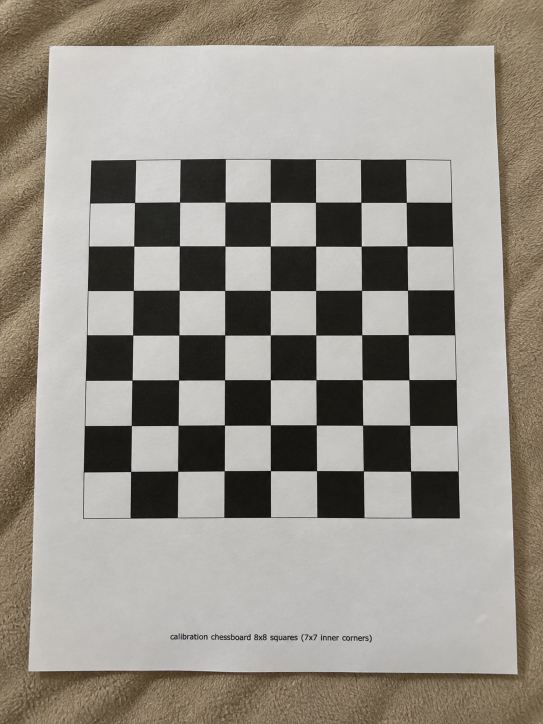
#> input picture ta2/images/1.png, 1086 x 1448 px (shown at 1/2 size); its folder holds only this picture in this run
$ python ta1.py   (older library calls are emulated)
#> lines starting #> are read from the running program, lines starting #| are printed output that depends on the picture
# texture segmentation assignment - Joao Meyer Muhlmann - GRR20232347
from pathlib import Path
import cv2
import numpy as np

IMG_DIR=Path("images")
OUT_DIR=Path("output")
SIZE = 512
WINDOW=32
SCALES=[2,4,8]
ANGLES=[0,22.5,45,67.5,90,112.5,135]
N_GROUPS=4

def load_image(path):
    img = cv2.imread(str(path), cv2.IMREAD_GRAYSCALE) # read img and make it grayscale
#> img: shape (1448, 1086); min 0, max 248, mean 146.9
    if img is None:
        print(f"Not possible to open {path}")
        return
    if img.shape != (SIZE, SIZE):
        img = cv2.resize(img, (SIZE, SIZE))
#> img: shape (512, 512)

    return img

def apply_filters(img):
    img = img.astype(np.float32) / 255.0
    answers = []

    for sigma in SCALES:
        k = int(6 * sigma + 1)
        if k % 2 == 0:
            k+=1

        # 7 gabor filters (texture in different directions)
        for angle in ANGLES:
            theta = np.deg2rad(angle)

            kernel = cv2.getGaborKernel(
                (k,k), # filter size
                sigma, # scale
                theta, # orientation,
                4*sigma, # wave length
                0.5, # filter format
                0,
                ktype = cv2.CV_32F,
            )
            ans = cv2.filter2D(img, cv2.CV_32F, kernel)
            answers.append(np.abs(ans))

        blur = cv2.GaussianBlur(img, (k,k), sigma) # gaussian
        log = cv2.Laplacian(blur, cv2.CV_32F) # laplacian filter
        answers.append(np.abs(log))
#> this loop made 3 passes
#> pass 1, in apply_filters, `log = cv2.Laplacian(blur, cv2.CV_32F)`:
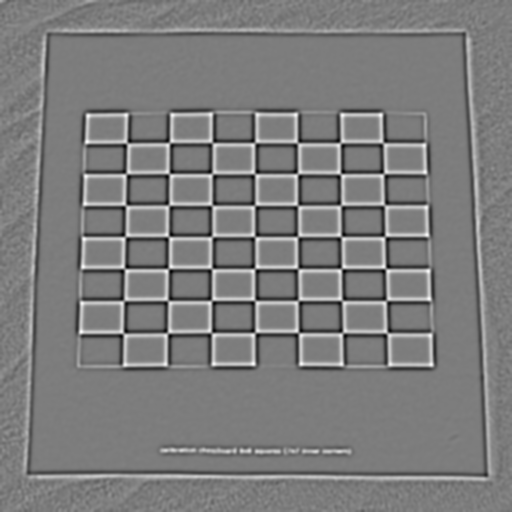
#> log: shape (512, 512) float32; min -0.0635, max 0.0659, mean -2.27e-07; drawn with min black and max white
#> after the loop:
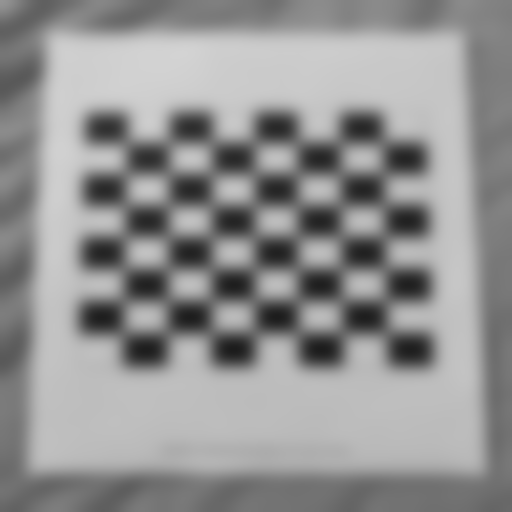
#> blur: shape (512, 512) float32; min 0.11, max 0.829, mean 0.576
#> after the loop, answers = 24 items
    return answers

def extract_vectors(img):
    answers = apply_filters(img)
#> answers = 24 items
    vectors = []

    for y in range(0, SIZE, WINDOW):
        for x in range(0, SIZE, WINDOW):
            vector = []

            for ans in answers: # figure out
                region = ans[y: y + WINDOW, x: x + WINDOW]
                vector.append(np.mean(region))

            vectors.append(vector)
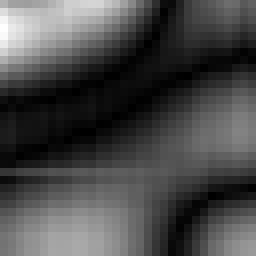
#> region: shape (32, 32) float32 (shown 8 times larger); min 2.68e-07, max 0.000743, mean 0.000214; drawn with min black and max white
#> after the loop, vectors = 256 items
    return np.array(vectors, dtype=np.float32)
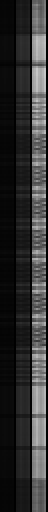
#> returned value: shape (256, 24) float32 (shown 2 times larger); min 2.31e-05, max 199.1, mean 48.7

def create_segmentation(labels):
    # Paint each window according to k-means group
    colors = [
        (255, 0, 0),      # blue
        (0, 255, 0),      # green
        (0, 0, 255),      # red
        (0, 255, 255),    # yellow
        (255, 0, 255),    # purple (magenta actually)
        (255, 255, 0),    # cyan
    ]

    segmentada = np.zeros((SIZE, SIZE, 3), dtype=np.uint8)

    i = 0
    for y in range(0, SIZE, WINDOW):
        for x in range(0, SIZE, WINDOW):
            grupo = int(labels[i])
            segmentada[y:y + WINDOW, x:x + WINDOW] = colors[grupo % len(colors)]
            i += 1

    return segmentada

def main():
    OUT_DIR.mkdir(exist_ok=True)

    extensions = {".jpg", ".jpeg", ".png", ".bmp"}
    archives = sorted(
        p for p in IMG_DIR.iterdir()
        if p.suffix.lower() in extensions
    )
    if not archives:
        print("Place images in directory 'images'")
        return
    if len(archives) < 32:
        print(f"Warning: less than 32 images")

    all_features = []
    images = []

    # feature extraction
    for path in archives:
        image = load_image(path)
        features = extract_vectors(image)

        images.append((path, image, features))
        all_features.append(features)

    # join all img regions
    x = np.vstack(all_features)

    # normalize each of the 24 features (avoids one characteristic dominating distance for having larger numbers)
    mean = x.mean(axis=0)
#> mean = 24 values, max 139.9 at index 22, min 0.00115 at index 23, mean 48.67
    std = x.std(axis=0)
#> std = 24 values, max 35.84 at index 22, min 0.000884 at index 23, mean 12.16
    std[std == 0] = 1
    x = (x - mean) / std
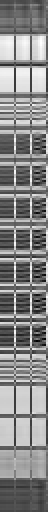
#> x: shape (256, 24) float32 (shown 2 times larger); min -2.24, max 1.95, mean 1.54e-07; drawn with min black and max white
    x = x.astype(np.float32)

    # grouping (uses euclidian distance)

    criteria = (
        cv2.TERM_CRITERIA_EPS + cv2.TERM_CRITERIA_MAX_ITER,
        100,
        0.1,
    )

    cv2.setRNGSeed(42)

    _, labels, _ = cv2.kmeans(
        x,
        N_GROUPS,
        None,
        criteria,
        10,
        cv2.KMEANS_PP_CENTERS,
    )
#> labels = 256 values, max 3 at index 0, min 0 at index 18, mean 1.35

    labels = labels.flatten()

    # segmented img creation
    start = 0

    for path, img, features in images:
        quantity = len(features)
        labels_img = labels[start: start + quantity]
        start += quantity

        segmented = create_segmentation(labels_img)

        colored_img = cv2.cvtColor(img, cv2.COLOR_GRAY2BGR)
        overlay = cv2.addWeighted(colored_img, 0.6, segmented, 0.4, 0)

        name = path.stem
        cv2.imwrite(str(OUT_DIR / f"{name}_segmented.png"), segmented)
        cv2.imwrite(str(OUT_DIR / f"{name}_overlay.png"), overlay)
#> this loop made 1 pass
#> (quantity, start, name) on pass 1: (256, 256, '1')
#> pass 1, in main, `segmented = create_segmentation(labels_img)`:
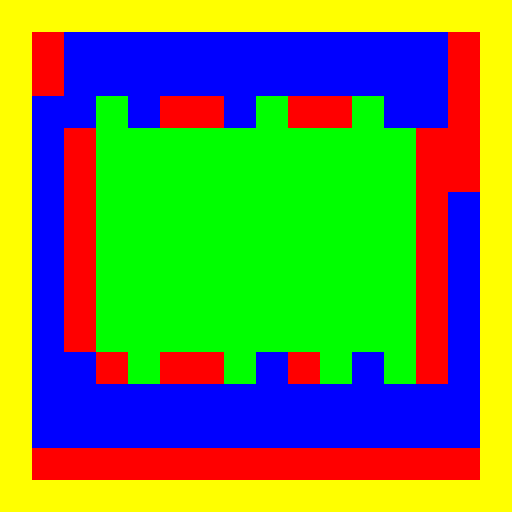
#> segmented: shape (512, 512, 3); mean of channels 0, 1, 2 74.7, 136.5, 103.6; drawn as B, G, R
#> pass 1, in main, `overlay = cv2.addWeighted(colored_img, 0.6, segmented, 0.4, 0)`:
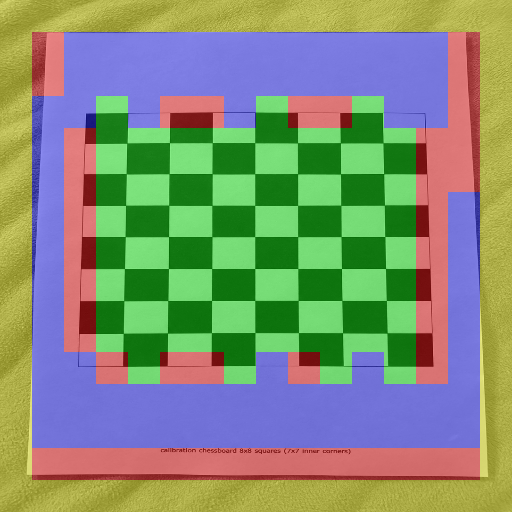
#> overlay: shape (512, 512, 3); mean B, G, R 117.9, 142.6, 129.5
#> after the loop, start = 256

    print()
    print("Done!")
    print("Amount of filters:", len(SCALES) * (len(ANGLES) + 1))
    print("Amount of dimensions: 24")
    print("Results saved in " + str(OUT_DIR))


if __name__ == "__main__":
    main()

$ run again, on ta2/images/4.png
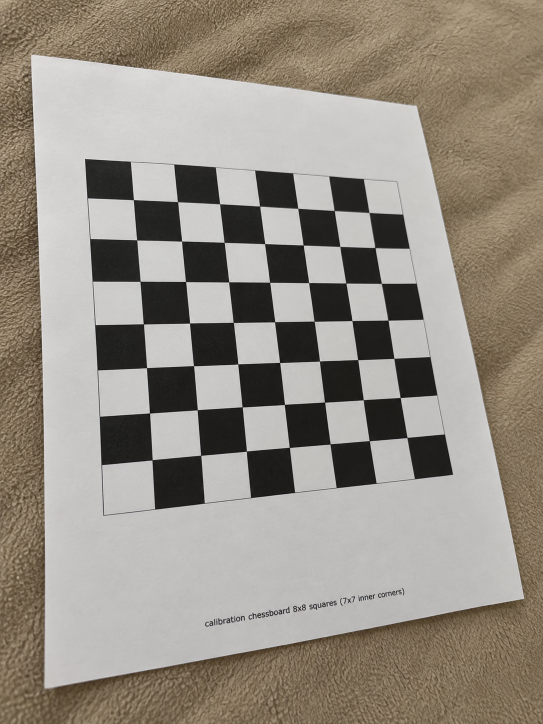
#> input picture ta2/images/4.png, 1086 x 1448 px (shown at 1/2 size)
#> after the loop in apply_filters, `for sigma in SCALES:`:
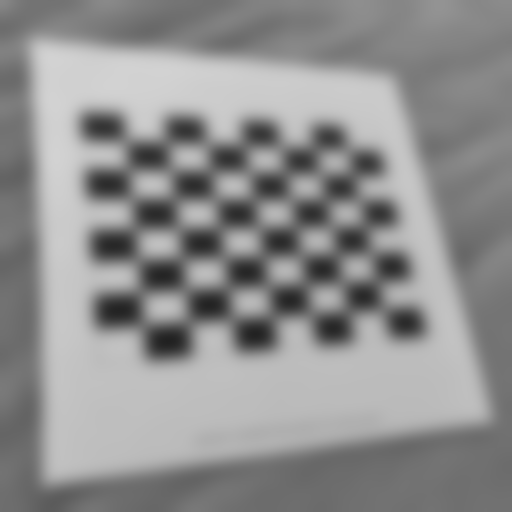
#> blur: shape (512, 512) float32; min 0.132, max 0.827, mean 0.563
#> after the loop in apply_filters, `for sigma in SCALES:`: answers = 24 items
#> after the loop in extract_vectors, `for y in range(0, SIZE, WINDOW):`: vectors = 256 items
#> mean = 24 values, max 136.9 at index 18, min 0.00101 at index 23, mean 47.62
#> std = 24 values, max 33.14 at index 22, min 0.000899 at index 23, mean 11.94
#> labels = 256 values, max 3 at index 19, min 0 at index 0, mean 1.21
#> the loop in main, `for path, img, features in images:` made 1 pass
#> (quantity, start, name) on pass 1: (256, 256, '4')
#> pass 1, in main, `overlay = cv2.addWeighted(colored_img, 0.6, segmented, 0.4, 0)`:
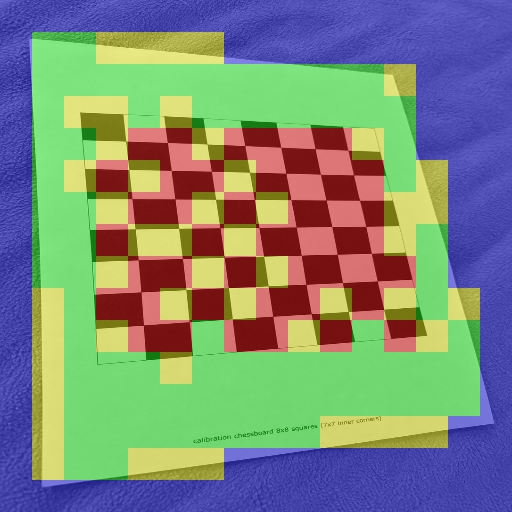
#> overlay: shape (512, 512, 3); mean B, G, R 120.8, 136, 123.2
#> after the loop in main, `for path, img, features in images:`: start = 256

$ run again, on ta2/images/5.png
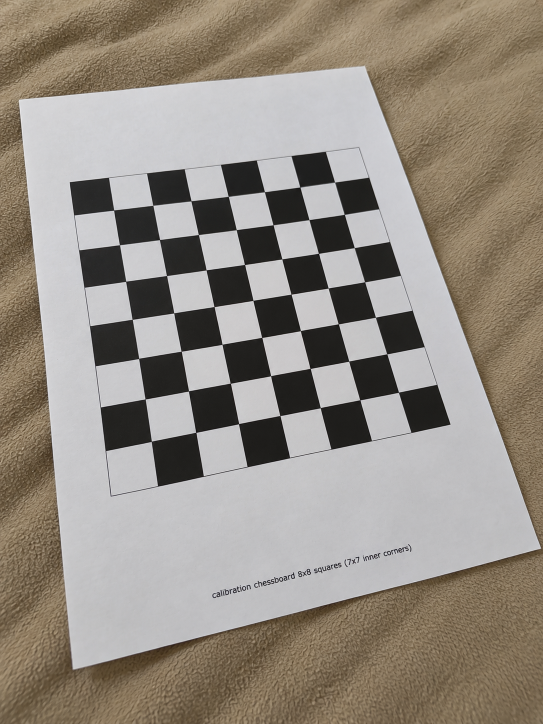
#> input picture ta2/images/5.png, 1086 x 1448 px (shown at 1/2 size)
#> after the loop in apply_filters, `for sigma in SCALES:`:
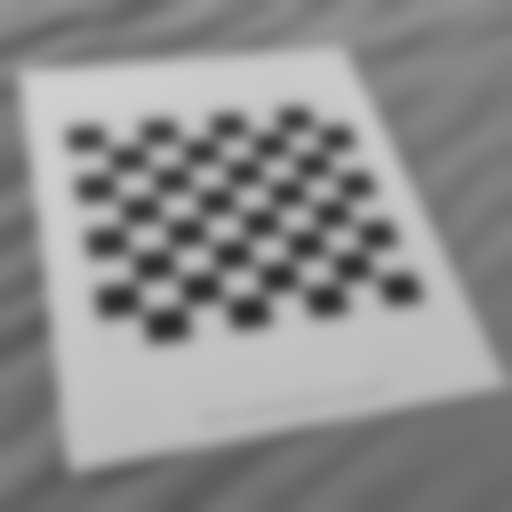
#> blur: shape (512, 512) float32; min 0.152, max 0.82, mean 0.557
#> after the loop in apply_filters, `for sigma in SCALES:`: answers = 24 items
#> after the loop in extract_vectors, `for y in range(0, SIZE, WINDOW):`: vectors = 256 items
#> mean = 24 values, max 135.4 at index 22, min 0.000979 at index 23, mean 47.11
#> std = 24 values, max 33.48 at index 18, min 0.000866 at index 23, mean 11.6
#> labels = 256 values, max 3 at index 66, min 0 at index 25, mean 1.14
#> the loop in main, `for path, img, features in images:` made 1 pass
#> (quantity, start, name) on pass 1: (256, 256, '5')
#> pass 1, in main, `overlay = cv2.addWeighted(colored_img, 0.6, segmented, 0.4, 0)`:
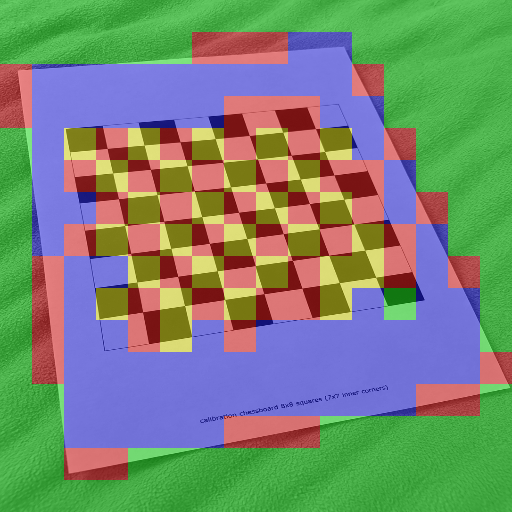
#> overlay: shape (512, 512, 3); mean B, G, R 115.1, 135.5, 118.3
#> after the loop in main, `for path, img, features in images:`: start = 256

$ run again, on ta2/images/6.png
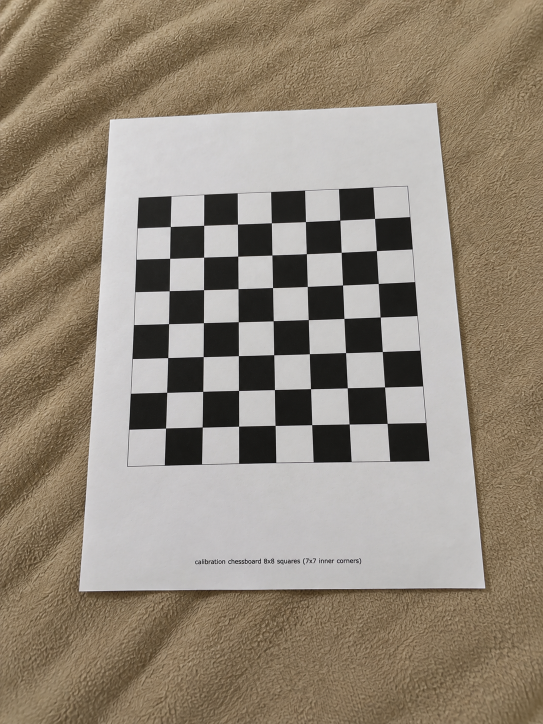
#> input picture ta2/images/6.png, 1086 x 1448 px (shown at 1/2 size)
#> after the loop in apply_filters, `for sigma in SCALES:`: answers = 24 items
#> after the loop in extract_vectors, `for y in range(0, SIZE, WINDOW):`: vectors = 256 items
#> mean = 24 values, max 130.8 at index 18, min 0.000902 at index 23, mean 45.5
#> std = 24 values, max 28.89 at index 18, min 0.0009 at index 23, mean 10.41
#> labels = 256 values, max 3 at index 1, min 0 at index 0, mean 2.02
#> the loop in main, `for path, img, features in images:` made 1 pass
#> (quantity, start, name) on pass 1: (256, 256, '6')
#> pass 1, in main, `overlay = cv2.addWeighted(colored_img, 0.6, segmented, 0.4, 0)`:
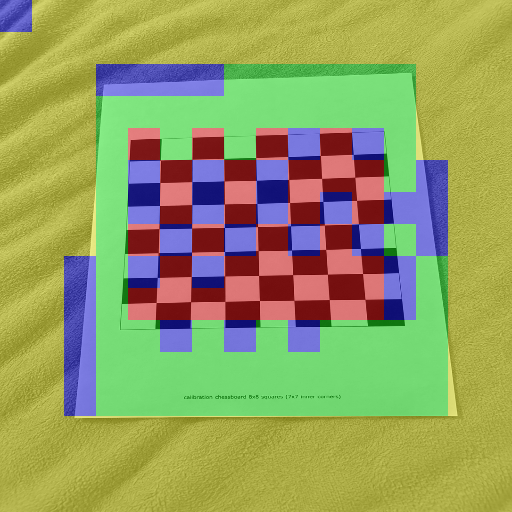
#> overlay: shape (512, 512, 3); mean B, G, R 95.9, 158.5, 147.3
#> after the loop in main, `for path, img, features in images:`: start = 256
